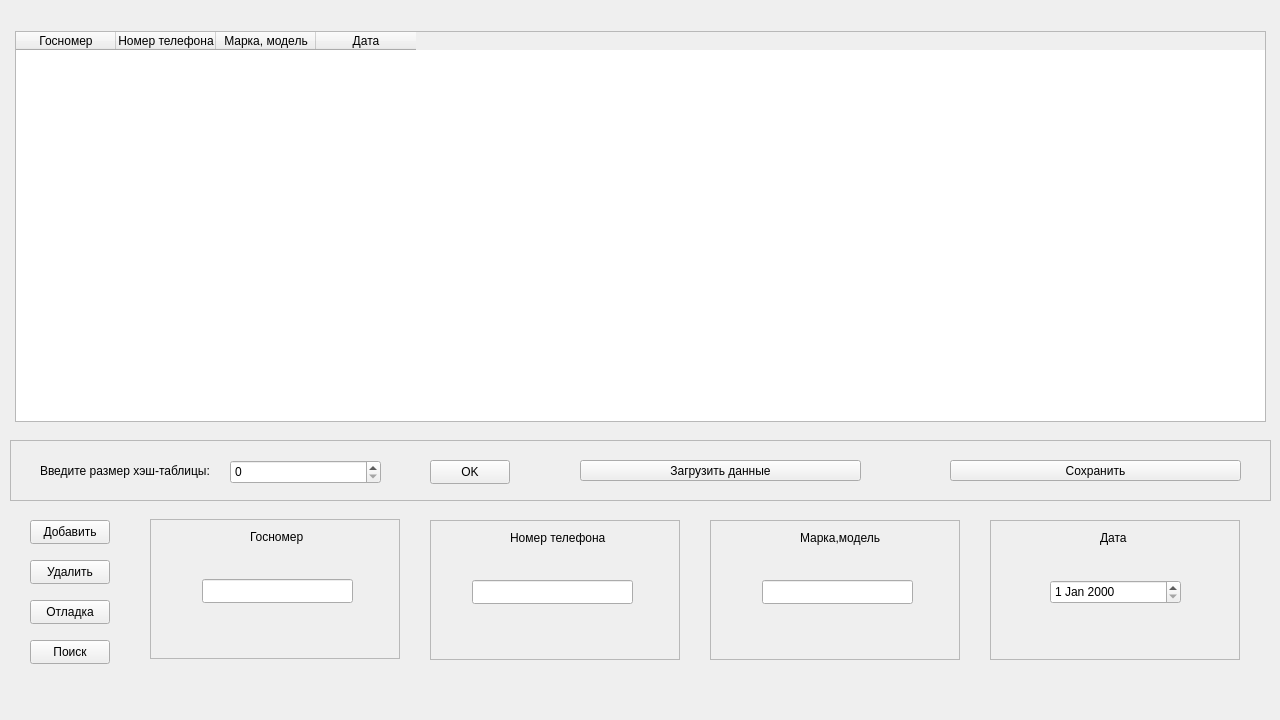
<?xml version="1.0" encoding="UTF-8"?>
<ui version="4.0">
 <class>MainWindowClass</class>
 <widget class="QMainWindow" name="MainWindowClass">
  <property name="geometry">
   <rect>
    <x>0</x>
    <y>0</y>
    <width>1280</width>
    <height>720</height>
   </rect>
  </property>
  <property name="windowTitle">
   <string>Справочник</string>
  </property>
  <property name="windowIcon">
   <iconset>
    <normaloff>guide_icon.png</normaloff>guide_icon.png</iconset>
  </property>
  <widget class="QWidget" name="centralWidget">
   <widget class="QTableWidget" name="HT_table">
    <property name="geometry">
     <rect>
      <x>15</x>
      <y>31</y>
      <width>1251</width>
      <height>391</height>
     </rect>
    </property>
    <column>
     <property name="text">
      <string>Госномер</string>
     </property>
    </column>
    <column>
     <property name="text">
      <string>Номер телефона</string>
     </property>
    </column>
    <column>
     <property name="text">
      <string>Марка, модель</string>
     </property>
    </column>
    <column>
     <property name="text">
      <string>Дата</string>
     </property>
    </column>
   </widget>
   <widget class="QFrame" name="frame">
    <property name="geometry">
     <rect>
      <x>10</x>
      <y>440</y>
      <width>1261</width>
      <height>61</height>
     </rect>
    </property>
    <property name="frameShape">
     <enum>QFrame::Shape::StyledPanel</enum>
    </property>
    <property name="frameShadow">
     <enum>QFrame::Shadow::Raised</enum>
    </property>
    <widget class="QSpinBox" name="Add_HT_Size">
     <property name="geometry">
      <rect>
       <x>220</x>
       <y>20</y>
       <width>151</width>
       <height>24</height>
      </rect>
     </property>
    </widget>
    <widget class="QPushButton" name="loadButton">
     <property name="geometry">
      <rect>
       <x>570</x>
       <y>20</y>
       <width>281</width>
       <height>21</height>
      </rect>
     </property>
     <property name="text">
      <string>Загрузить данные</string>
     </property>
    </widget>
    <widget class="QPushButton" name="saveButton">
     <property name="geometry">
      <rect>
       <x>940</x>
       <y>20</y>
       <width>291</width>
       <height>21</height>
      </rect>
     </property>
     <property name="text">
      <string>Сохранить</string>
     </property>
    </widget>
    <widget class="QLabel" name="label">
     <property name="geometry">
      <rect>
       <x>30</x>
       <y>20</y>
       <width>181</width>
       <height>21</height>
      </rect>
     </property>
     <property name="text">
      <string>Введите размер хэш-таблицы:</string>
     </property>
    </widget>
    <widget class="QPushButton" name="size_HT_Button">
     <property name="geometry">
      <rect>
       <x>420</x>
       <y>20</y>
       <width>80</width>
       <height>24</height>
      </rect>
     </property>
     <property name="text">
      <string>OK</string>
     </property>
    </widget>
   </widget>
   <widget class="QPushButton" name="addButton">
    <property name="geometry">
     <rect>
      <x>30</x>
      <y>520</y>
      <width>80</width>
      <height>24</height>
     </rect>
    </property>
    <property name="text">
     <string>Добавить</string>
    </property>
   </widget>
   <widget class="QPushButton" name="deleteButton">
    <property name="geometry">
     <rect>
      <x>30</x>
      <y>560</y>
      <width>80</width>
      <height>24</height>
     </rect>
    </property>
    <property name="text">
     <string>Удалить</string>
    </property>
   </widget>
   <widget class="QPushButton" name="debugButton">
    <property name="geometry">
     <rect>
      <x>30</x>
      <y>600</y>
      <width>80</width>
      <height>24</height>
     </rect>
    </property>
    <property name="text">
     <string>Отладка</string>
    </property>
   </widget>
   <widget class="QPushButton" name="searchButton">
    <property name="geometry">
     <rect>
      <x>30</x>
      <y>640</y>
      <width>80</width>
      <height>24</height>
     </rect>
    </property>
    <property name="text">
     <string>Поиск</string>
    </property>
   </widget>
   <widget class="QFrame" name="frame_2">
    <property name="geometry">
     <rect>
      <x>150</x>
      <y>519</y>
      <width>250</width>
      <height>140</height>
     </rect>
    </property>
    <property name="frameShape">
     <enum>QFrame::Shape::StyledPanel</enum>
    </property>
    <property name="frameShadow">
     <enum>QFrame::Shadow::Raised</enum>
    </property>
    <widget class="QLabel" name="label_2">
     <property name="geometry">
      <rect>
       <x>100</x>
       <y>10</y>
       <width>61</width>
       <height>16</height>
      </rect>
     </property>
     <property name="text">
      <string>Госномер</string>
     </property>
    </widget>
    <widget class="QLineEdit" name="lineEditGosNumber">
     <property name="geometry">
      <rect>
       <x>52</x>
       <y>60</y>
       <width>151</width>
       <height>24</height>
      </rect>
     </property>
    </widget>
   </widget>
   <widget class="QFrame" name="frame_3">
    <property name="geometry">
     <rect>
      <x>430</x>
      <y>520</y>
      <width>250</width>
      <height>140</height>
     </rect>
    </property>
    <property name="frameShape">
     <enum>QFrame::Shape::StyledPanel</enum>
    </property>
    <property name="frameShadow">
     <enum>QFrame::Shadow::Raised</enum>
    </property>
    <widget class="QLabel" name="label_3">
     <property name="geometry">
      <rect>
       <x>80</x>
       <y>10</y>
       <width>101</width>
       <height>16</height>
      </rect>
     </property>
     <property name="text">
      <string>Номер телефона</string>
     </property>
    </widget>
    <widget class="QLineEdit" name="lineEditPhoneNumber">
     <property name="geometry">
      <rect>
       <x>42</x>
       <y>60</y>
       <width>161</width>
       <height>24</height>
      </rect>
     </property>
    </widget>
   </widget>
   <widget class="QFrame" name="frame_4">
    <property name="geometry">
     <rect>
      <x>710</x>
      <y>520</y>
      <width>250</width>
      <height>140</height>
     </rect>
    </property>
    <property name="frameShape">
     <enum>QFrame::Shape::StyledPanel</enum>
    </property>
    <property name="frameShadow">
     <enum>QFrame::Shadow::Raised</enum>
    </property>
    <widget class="QLabel" name="label_4">
     <property name="geometry">
      <rect>
       <x>90</x>
       <y>10</y>
       <width>81</width>
       <height>16</height>
      </rect>
     </property>
     <property name="text">
      <string>Марка,модель</string>
     </property>
    </widget>
    <widget class="QLineEdit" name="lineEditCarModel">
     <property name="geometry">
      <rect>
       <x>52</x>
       <y>60</y>
       <width>151</width>
       <height>24</height>
      </rect>
     </property>
    </widget>
   </widget>
   <widget class="QFrame" name="frame_5">
    <property name="geometry">
     <rect>
      <x>990</x>
      <y>520</y>
      <width>250</width>
      <height>140</height>
     </rect>
    </property>
    <property name="frameShape">
     <enum>QFrame::Shape::StyledPanel</enum>
    </property>
    <property name="frameShadow">
     <enum>QFrame::Shadow::Raised</enum>
    </property>
    <widget class="QLabel" name="label_5">
     <property name="geometry">
      <rect>
       <x>110</x>
       <y>10</y>
       <width>49</width>
       <height>16</height>
      </rect>
     </property>
     <property name="text">
      <string>Дата</string>
     </property>
    </widget>
    <widget class="QDateEdit" name="dateEdit">
     <property name="geometry">
      <rect>
       <x>60</x>
       <y>60</y>
       <width>131</width>
       <height>24</height>
      </rect>
     </property>
    </widget>
   </widget>
  </widget>
 </widget>
 <layoutdefault spacing="6" margin="11"/>
 <resources>
  <include location="MainWindow.qrc"/>
 </resources>
 <connections/>
</ui>
